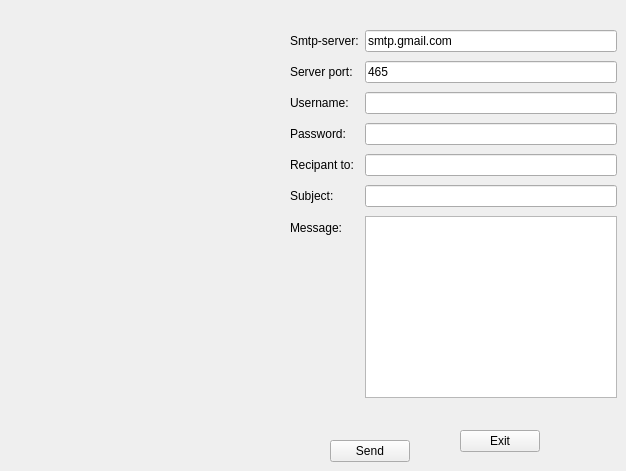
      <widget class="QWidget" name="tab_18">
       <attribute name="title">
        <string>Page</string>
       </attribute>
       <widget class="QPushButton" name="sendBtn">
        <property name="geometry">
         <rect>
          <x>330</x>
          <y>440</y>
          <width>80</width>
          <height>22</height>
         </rect>
        </property>
        <property name="text">
         <string>Send</string>
        </property>
       </widget>
       <widget class="QWidget" name="layoutWidget_2">
        <property name="geometry">
         <rect>
          <x>290</x>
          <y>30</y>
          <width>204</width>
          <height>25</height>
         </rect>
        </property>
        <layout class="QHBoxLayout" name="horizontalLayout"/>
       </widget>
       <widget class="QWidget" name="layoutWidget">
        <property name="geometry">
         <rect>
          <x>290</x>
          <y>30</y>
          <width>327</width>
          <height>368</height>
         </rect>
        </property>
        <layout class="QFormLayout" name="formLayout">
         <property name="fieldGrowthPolicy">
          <enum>QFormLayout::ExpandingFieldsGrow</enum>
         </property>
         <property name="rowWrapPolicy">
          <enum>QFormLayout::WrapLongRows</enum>
         </property>
         <property name="verticalSpacing">
          <number>9</number>
         </property>
         <item row="0" column="0">
          <widget class="QLabel" name="label_15">
           <property name="text">
            <string>Smtp-server:</string>
           </property>
          </widget>
         </item>
         <item row="1" column="0">
          <widget class="QLabel" name="label_20">
           <property name="text">
            <string>Server port:</string>
           </property>
          </widget>
         </item>
         <item row="2" column="0">
          <widget class="QLabel" name="label_21">
           <property name="text">
            <string>Username:</string>
           </property>
          </widget>
         </item>
         <item row="3" column="0">
          <widget class="QLabel" name="label_22">
           <property name="text">
            <string>Password:</string>
           </property>
          </widget>
         </item>
         <item row="4" column="0">
          <widget class="QLabel" name="label_23">
           <property name="text">
            <string>Recipant to:</string>
           </property>
          </widget>
         </item>
         <item row="5" column="0">
          <widget class="QLabel" name="label_47">
           <property name="text">
            <string>Subject:</string>
           </property>
          </widget>
         </item>
         <item row="6" column="0">
          <widget class="QLabel" name="label_50">
           <property name="text">
            <string>Message:</string>
           </property>
          </widget>
         </item>
         <item row="0" column="1">
          <widget class="QLineEdit" name="server">
           <property name="text">
            <string>smtp.gmail.com</string>
           </property>
          </widget>
         </item>
         <item row="1" column="1">
          <widget class="QLineEdit" name="port">
           <property name="text">
            <string>465</string>
           </property>
          </widget>
         </item>
         <item row="2" column="1">
          <widget class="QLineEdit" name="uname"/>
         </item>
         <item row="3" column="1">
          <widget class="QLineEdit" name="paswd">
           <property name="inputMask">
            <string/>
           </property>
           <property name="echoMode">
            <enum>QLineEdit::Password</enum>
           </property>
          </widget>
         </item>
         <item row="4" column="1">
          <widget class="QLineEdit" name="rcpt"/>
         </item>
         <item row="5" column="1">
          <widget class="QLineEdit" name="subject"/>
         </item>
         <item row="6" column="1">
          <widget class="QPlainTextEdit" name="msg"/>
         </item>
        </layout>
       </widget>
       <widget class="QPushButton" name="exitBtn">
        <property name="geometry">
         <rect>
          <x>460</x>
          <y>430</y>
          <width>80</width>
          <height>22</height>
         </rect>
        </property>
        <property name="text">
         <string>Exit</string>
        </property>
       </widget>
      </widget>
